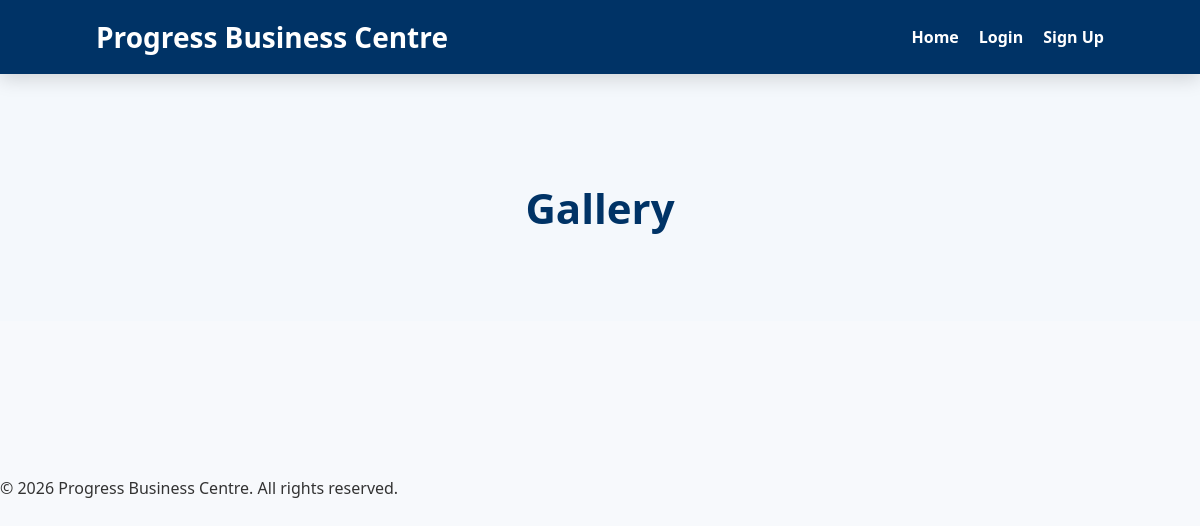
/gallery/, run on an earlier commit of the app's database.
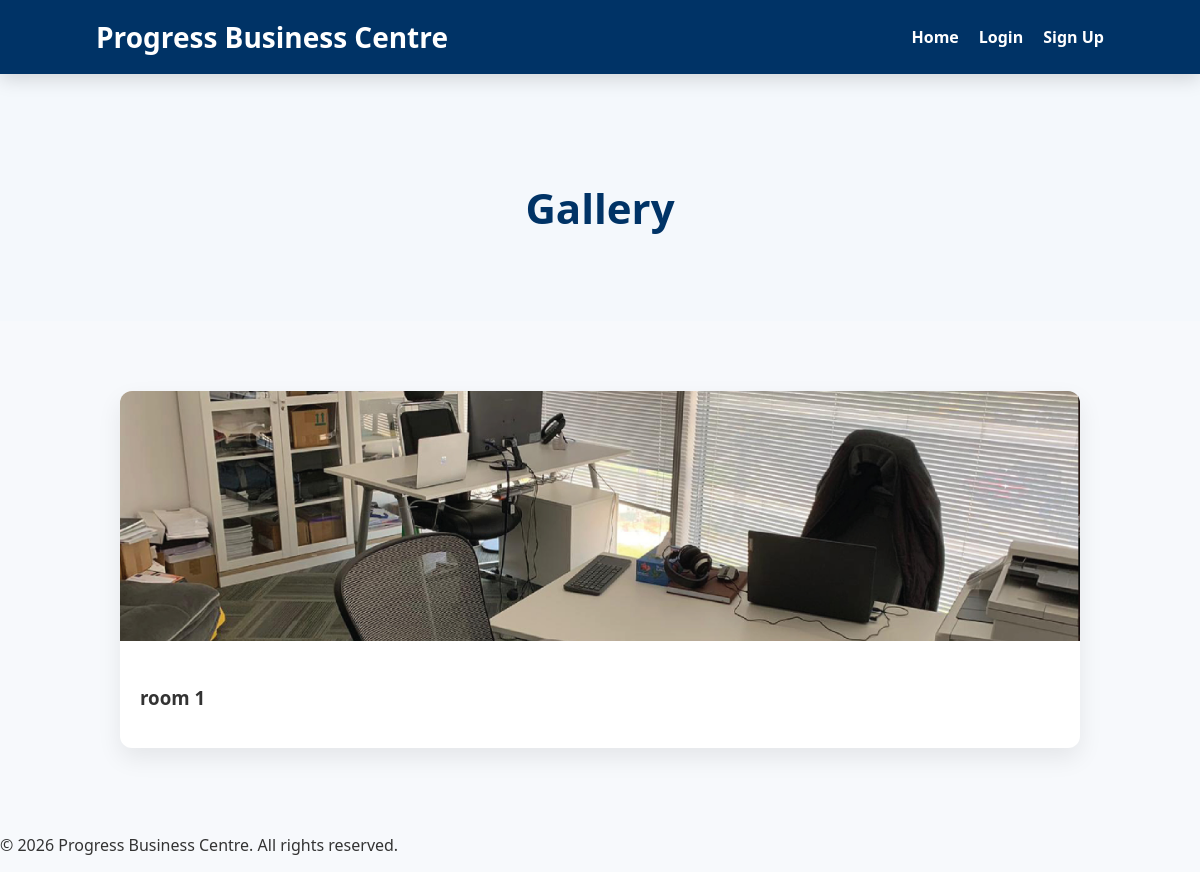
And on a later commit of the database.
### main_app/models.py (models this page shows, shortened)
class GalleryImage(models.Model):
    title = models.CharField(max_length=100)
    image = models.ImageField(upload_to='gallery/')
    uploaded_at = models.DateTimeField(auto_now_add=True)

### main_app/views.py (the view)
# urls.py: path('gallery/', views.GalleryListView.as_view(), name='gallery'),
class GalleryListView(ListView):
    model = GalleryImage
    template_name = 'gallery/index.html'
    context_object_name = 'gallery'

### main_app/templates/gallery/index.html
{% extends "base.html" %}
{% block content %}
<section class="page-header">
<h1>Gallery</h1>
</section>
<section class="gallery-grid">
{% for image in gallery %}
<a href="{% url 'gallery_detail' image.id %}" class="gallery-card">
<img src="{{ image.image.url }}">
<h3>{{ image.title }}</h3>
</a>
{% endfor %}
</section>
{% endblock %}

What changed in the data, as far as the page shows it:
added GalleryImage: image (picture), title "room 1"
